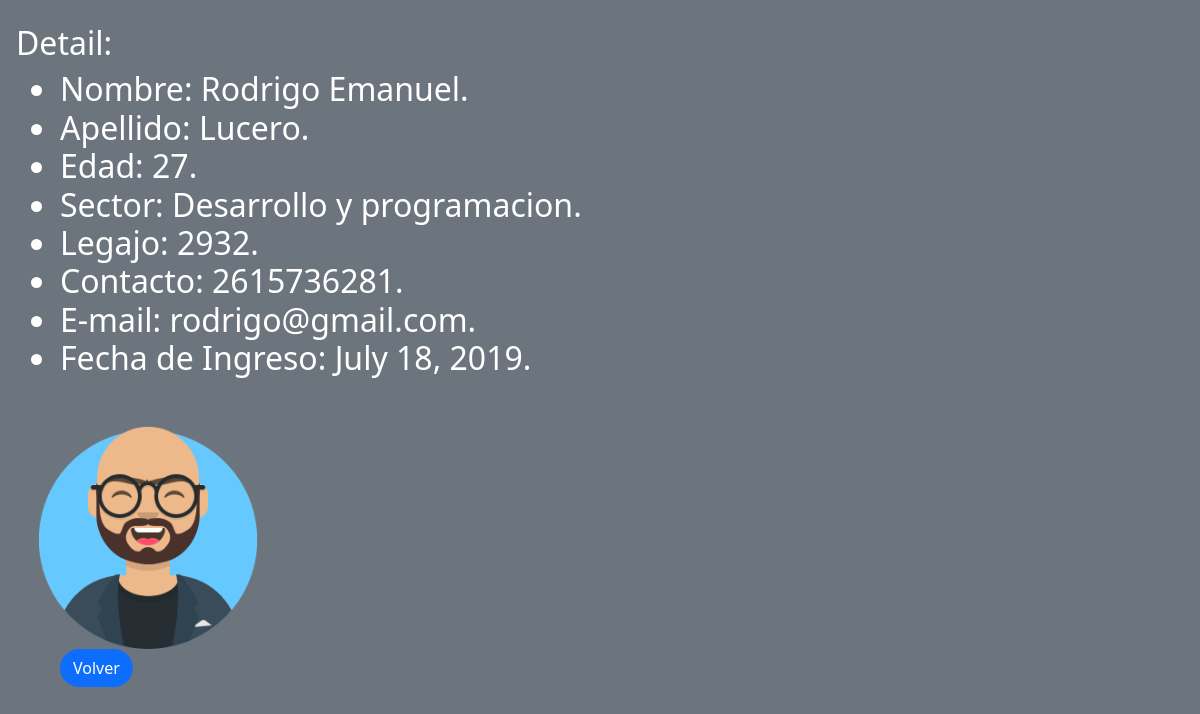
The app's page /6/detail with its own data.
### Proyect/models.py (models this page shows, shortened)
class Empleado(models.Model):
    name = models.CharField(max_length = 50)
    last_name = models.CharField(max_length = 50)
    age = models.IntegerField()
    area = models.CharField(max_length = 50)
    legajo = models.IntegerField()
    contacto = models.IntegerField()
    email = models.EmailField(max_length = 200)
    date = models.DateField()
    avatar = models.ImageField(upload_to = "post", null = True , blank = True)

### Proyect/views.py (the view)
# urls.py: path("<int:pk>/detail", DetailEmpleado.as_view(), name="detail-empleado"),
class DetailEmpleado(DetailView):
    model = Empleado

### Proyect/templates/Proyect/empleado_detail.html
{% extends 'Proyect/base.html' %}
{% block titulo %}Detail:{% endblock titulo %}
{% block contenido %}
<div class="container-fluid">
<ul>
    <li>Nombre: {{empleado.name}}. </li>
    <li>Apellido: {{empleado.last_name}}. </li>
    <li>Edad: {{empleado.age}}. </li>
    <li>Sector: {{empleado.area}}. </li>
    <li>Legajo: {{empleado.legajo}}.</li>
    <li>Contacto: {{empleado.contacto}}.</li>
    <li>E-mail: {{empleado.email}}. </li>
    <li>Fecha de Ingreso: {{empleado.date}}. </li>
</ul>
    <img height="255" src="{{ empleado.avatar.url }}"/>
    <ul>
    <a type="button" class="btn btn-primary" style="border-radius: 30px;" href= "{% url 'list-empleado'%}">Volver</a>
    </ul>
</div>
 {% endblock contenido %}

### records on screen
Empleado: name "Rodrigo Emanuel", last_name "Lucero", age "27", area "Desarrollo y programacion", legajo "2932", contacto "2615736281", email "rodrigo@gmail.com", date "July 18, 2019", avatar (picture)
